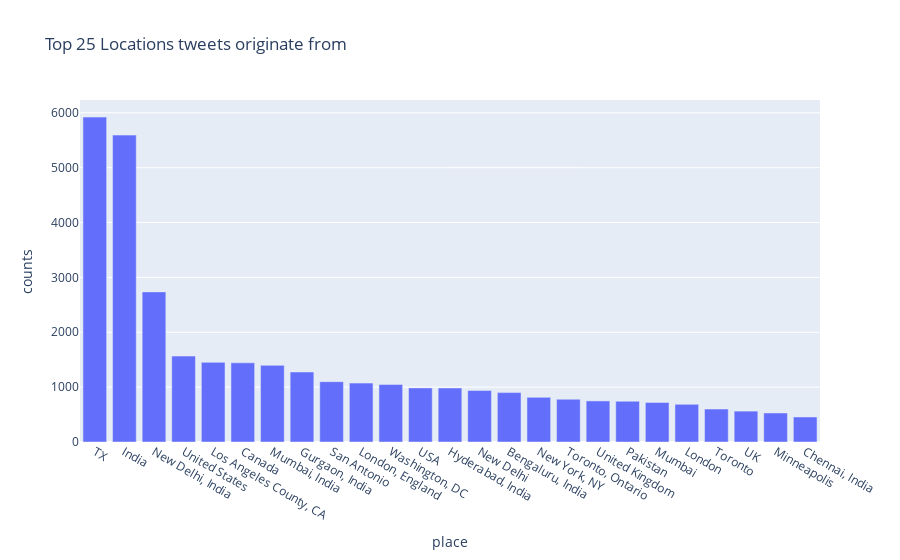

The notebook cell this image was saved under:
### Code cell
user_location = user_location_df[user_location_df["counts"]>25].head(25)

fig = px.bar(user_location, x="place", y="counts", title="Top 25 Locations tweets originate from")
fig.show()

### Figure 1 — Plotly figure (JSON) as saved in the notebook; plotly's stock layout.template omitted (floating-point values rounded to 4 significant figures)
{"data": [{"alignmentgroup": "True", "hovertemplate": "place=%{x}<br>counts=%{y}<extra></extra>", "legendgroup": "", "marker": {"color": "#636efa"}, "name": "", "offsetgroup": "", "orientation": "v", "showlegend": false, "textposition": "auto", "type": "bar", "x": ["TX", "India", "New Delhi, India", "United States", "Los Angeles County, CA", "Canada", "Mumbai, India", "Gurgaon, India", "San Antonio", "London, England", "Washington, DC", "USA", "Hyderabad, India", "New Delhi", "Bengaluru, India", "New York, NY", "Toronto, Ontario", "United Kingdom", "Pakistan", "Mumbai", "London", "Toronto", "UK", "Minneapolis", "Chennai, India"], "xaxis": "x", "y": [5922, 5594, 2736, 1566, 1452, 1443, 1397, 1276, 1100, 1074, 1049, 986, 984, 939, 900, 814, 779, 749, 743, 721, 686, 601, 563, 529, 456], "yaxis": "y"}], "layout": {"barmode": "relative", "legend": {"tracegroupgap": 0}, "title": {"text": "Top 25 Locations tweets originate from"}, "xaxis": {"anchor": "y", "domain": [0, 1], "title": {"text": "place"}}, "yaxis": {"anchor": "x", "domain": [0, 1], "title": {"text": "counts"}}}}
